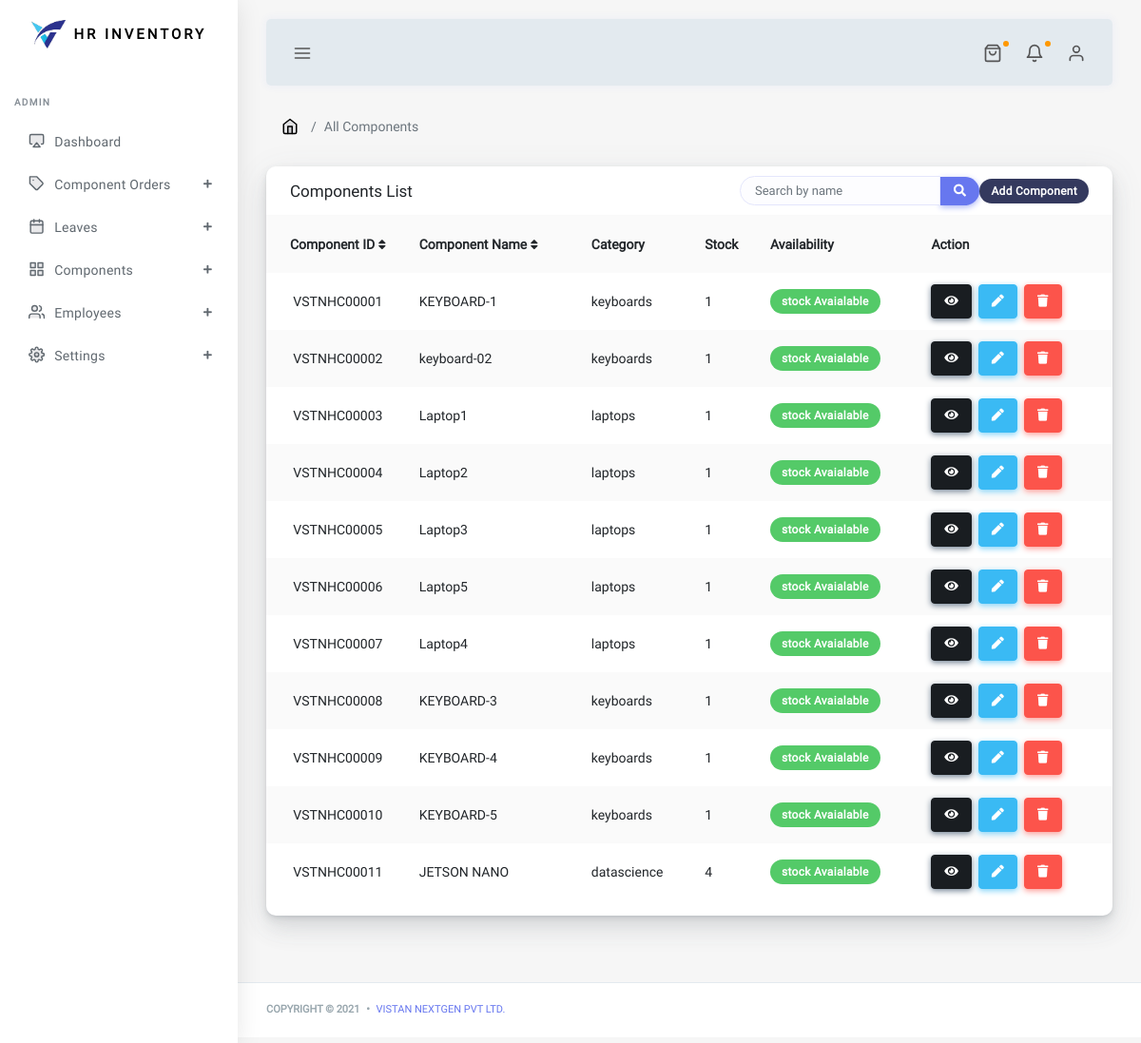
Before: /components/admin/all (signed in) with the older database file.
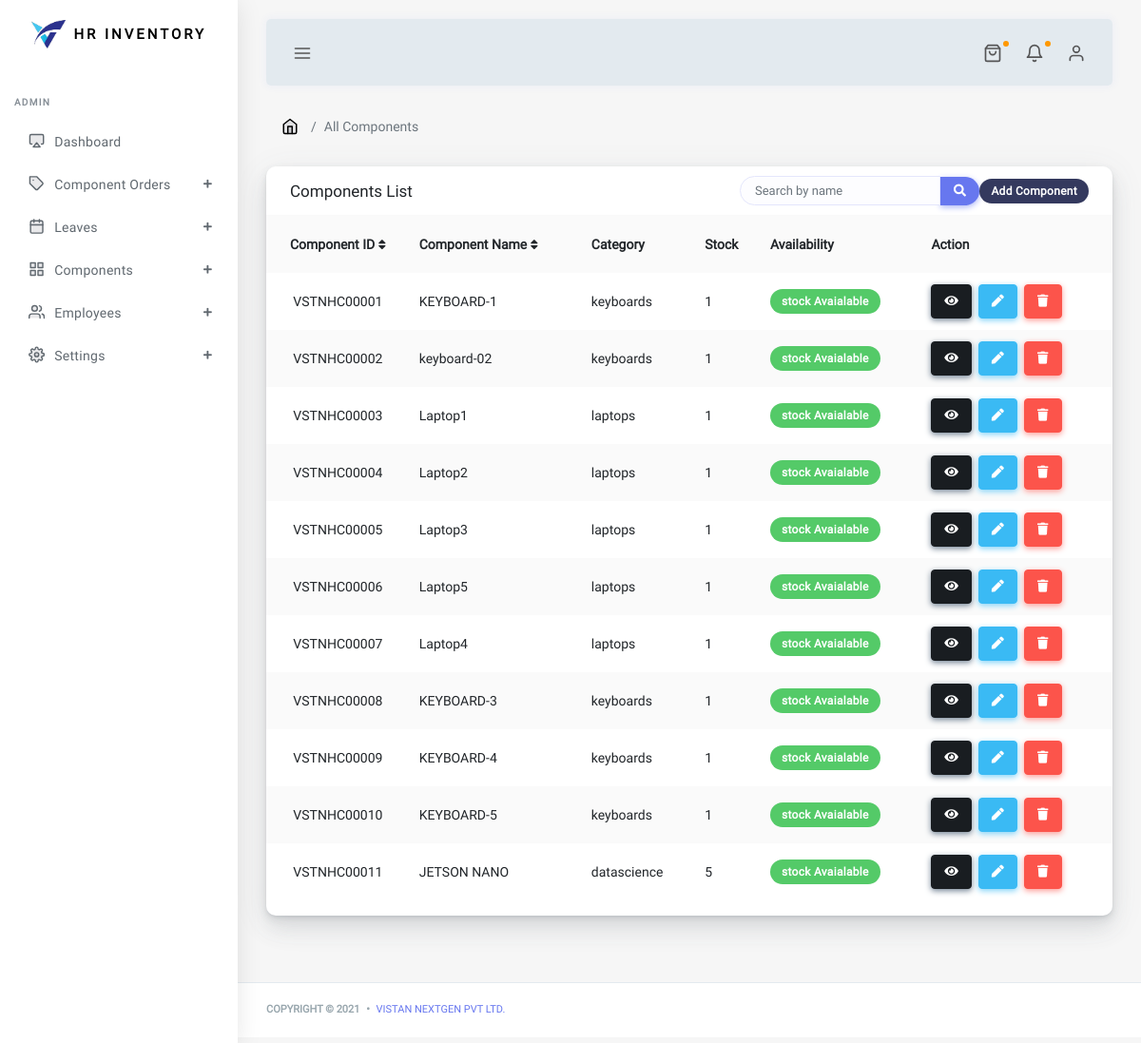
After: the same page with the newer database file.
### components/models.py (models this page shows, shortened)
class Component(models.Model):
    def auto_comp_id():
        no = Component.objects.count()
        str1 = 'VSTNHC'
        list2 = ['0','0','0','0','0']
        item = no+1
        str_item = str(item)
        list_item = list(str_item)
        leng = len(list_item)
        con = 5-leng
        list2[con:] = list_item
        result = ''.join(map(str, list2))
        final = str1+result
        return final
    component_id = models.CharField(max_length = 20, default = auto_comp_id, editable=False)
    name = models.CharField(max_length=75, unique = True)
    category = models.ForeignKey(ComponentCategory, on_delete=models.CASCADE)
    component_location = models.CharField(max_length =  100, default='inventory')
    vendor = models.CharField(max_length=100, null = True, blank=True)
    invoice = models.CharField(max_length=25, blank=True, null=True)
    date_of_order = models.DateField()
    created_at = models.DateTimeField(auto_now_add=True)
    updated_at = models.DateTimeField(auto_now = True)
    image = models.ImageField(upload_to = 'components', blank=True, null=True)
    avialable = models.BooleanField(default=True)
    stock = models.IntegerField()
    price = models.DecimalField(max_digits =10, decimal_places=2)
    description = models.TextField(blank=True, null=True)
    class Meta:
        ordering = ('id','name','category',)
        verbose_name = 'Component'
        verbose_name = 'Components'

class ComponentCategory(models.Model):
    name = models.CharField(max_length=75, unique = True)
    created_at = models.DateTimeField(auto_now_add=True)
    image = models.ImageField(upload_to = 'component_category', blank=True, null=True)
    description = models.TextField(blank=True, null=True)
    class Meta:
        ordering = ('name',)
        verbose_name = 'Component Category'
        verbose_name_plural = 'Component Categories'
    def __str__(self):
        return '{}'.format(self.name)

### components/views.py (the view)
# urls.py: path('admin/all', views.allcomponents, name = 'all-components-admin'),
@staff_member_required(login_url='accounts:auth-login')
def allcomponents(request):
    all_com = Component.objects.all()
    return render(request, 'components/all-components-admin.html', {'all_com':all_com})

### components/templates/components/all-components-admin.html (shortened to what this page needs)
{% extends 'base.html' %}
{% load static %}
{% block content %}
      <div class="main-content">
        <section class="section">
          <ul class="breadcrumb breadcrumb-style ">
            <li class="breadcrumb-item">
              <a href="index-2.html">
                <i data-feather="home"></i></a>
            </li>
            <li class="breadcrumb-item active">All Components</li>
          </ul>
          {% include 'components/all_comp_table.html' %}
{% endblock %}

### components/templates/components/all_comp_table.html (shortened to what this page needs)
<div class="row">
              <div class="col-12">
                <div class="card">
                  <div class="card-header">
                    <h4>Components List</h4>
                    <div class="card-header-form">
                      <form>
                        <div class="input-group">
                          <input type="text" class="form-control" placeholder="Search by name" id = "myInput" onkeyup="myFunction()">
                          <div class="input-group-btn">
                            <button class="btn btn-primary"><i class="fas fa-search"></i></button>
                          </div>
                          <a href="{% url 'components:add-component' %}"><div class="badge badge-secondary">Add Component</div></a>
                        </div>
                      </form>
                    </div>
                  </div>
                  <div class="table-responsive">
                  <div class="card-body p-0">
                      <table class="table table-striped" id = "myTable">
                        <tr>
                          <th class="text-center" onclick="sortTable(0)">Component ID&nbsp;<i class="fas fa-sort"></i></th>
                          <th onclick="sortTable(1)">Component Name&nbsp;<i class="fas fa-sort"></i></th>
                          <th>Category</th>
                          <th>Stock</th>
                          <th>Availability</th>
                          <th>Action</th>
                        </tr>
                        {% for i in all_com %}
                        <tr>
                              <td class="p-0 text-center">
                                  {{i.component_id}}
                                </div>
                              </td>
                              <td>{{i.name}}</td>
                              <td>{{i.category|lower}}</td>
                              <td>{{i.stock}}</td>
                          <td>
                            {% if i.stock <= 0 %}
                              <div class="badge badge-warning">No stock Avaialable</div>
                            {% else %}
                              <div class="badge badge-success">stock Avaialable</div>
                            {% endif %}
                          </td>
                              <td>
                                <a class="btn btn-md btn-dark" style="text-decoration: none;" href=""
                                  data-toggle="tooltip" data-placement="top"
                                  title="view."
                                ><i class="fas fa-eye"></i> </a>&nbsp;
                                <a class="btn btn-md btn-info" style="text-decoration: none;"
                                   href="{% url 'components:update-component' i.id %}"
                                  data-toggle="tooltip" data-placement="top"
                                  title="edit"
                                ><i class="fas fa-pen"></i> </a>&nbsp;
                                <a class="btn btn-md btn-danger" style="text-decoration: none;"
                                   href=""
                                  data-toggle="tooltip" data-placement="top"
                                  title="delete"
                                ><i class="fas fa-trash"></i> </a>&nbsp;
                              </td>
                        </tr>
                        {% endfor %}

Changed rows visible on the page:
changed Component "VSTNHC00011": stock "4" → "5"
